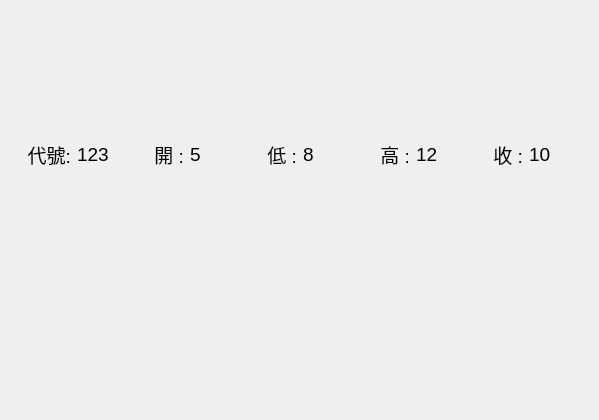
<?xml version="1.0" encoding="UTF-8"?>
<ui version="4.0">
 <class>StageChart</class>
 <widget class="QWidget" name="StageChart">
  <property name="geometry">
   <rect>
    <x>0</x>
    <y>0</y>
    <width>599</width>
    <height>420</height>
   </rect>
  </property>
  <property name="windowTitle">
   <string>Form</string>
  </property>
  <layout class="QGridLayout" name="gridLayout" rowstretch="2,1,10,6" rowminimumheight="2,1,10,6">
   <property name="spacing">
    <number>0</number>
   </property>
   <item row="0" column="0">
    <widget class="LayerTopMenu" name="widget_3" native="true">
     <property name="minimumSize">
      <size>
       <width>0</width>
       <height>120</height>
      </size>
     </property>
     <property name="maximumSize">
      <size>
       <width>16777215</width>
       <height>120</height>
      </size>
     </property>
    </widget>
   </item>
   <item row="3" column="0">
    <widget class="LayerBarDiagram" name="layerBar" native="true"/>
   </item>
   <item row="2" column="0">
    <widget class="LayerStock" name="layerStock" native="true"/>
   </item>
   <item row="1" column="0">
    <widget class="QWidget" name="widget_4" native="true">
     <property name="font">
      <font>
       <pointsize>14</pointsize>
      </font>
     </property>
     <layout class="QHBoxLayout" name="horizontalLayout">
      <item>
       <widget class="QLabel" name="label">
        <property name="text">
         <string>代號:</string>
        </property>
        <property name="alignment">
         <set>Qt::AlignRight|Qt::AlignTrailing|Qt::AlignVCenter</set>
        </property>
       </widget>
      </item>
      <item>
       <widget class="QLabel" name="lbId">
        <property name="text">
         <string>123</string>
        </property>
       </widget>
      </item>
      <item>
       <widget class="QLabel" name="label_2">
        <property name="text">
         <string>開 :</string>
        </property>
        <property name="alignment">
         <set>Qt::AlignRight|Qt::AlignTrailing|Qt::AlignVCenter</set>
        </property>
       </widget>
      </item>
      <item>
       <widget class="QLabel" name="lbOpen">
        <property name="text">
         <string>5</string>
        </property>
       </widget>
      </item>
      <item>
       <widget class="QLabel" name="label_4">
        <property name="text">
         <string>低 :</string>
        </property>
        <property name="alignment">
         <set>Qt::AlignRight|Qt::AlignTrailing|Qt::AlignVCenter</set>
        </property>
       </widget>
      </item>
      <item>
       <widget class="QLabel" name="lbMin">
        <property name="text">
         <string>8</string>
        </property>
       </widget>
      </item>
      <item>
       <widget class="QLabel" name="label_6">
        <property name="text">
         <string>高 :</string>
        </property>
        <property name="alignment">
         <set>Qt::AlignRight|Qt::AlignTrailing|Qt::AlignVCenter</set>
        </property>
       </widget>
      </item>
      <item>
       <widget class="QLabel" name="lbMax">
        <property name="text">
         <string>12</string>
        </property>
       </widget>
      </item>
      <item>
       <widget class="QLabel" name="label_9">
        <property name="text">
         <string>收 :</string>
        </property>
        <property name="alignment">
         <set>Qt::AlignRight|Qt::AlignTrailing|Qt::AlignVCenter</set>
        </property>
       </widget>
      </item>
      <item>
       <widget class="QLabel" name="lbClose">
        <property name="text">
         <string>10</string>
        </property>
       </widget>
      </item>
     </layout>
    </widget>
   </item>
  </layout>
 </widget>
 <customwidgets>
  <customwidget>
   <class>LayerStock</class>
   <extends>QWidget</extends>
   <header>LayerStock.h</header>
   <container>1</container>
  </customwidget>
  <customwidget>
   <class>LayerBarDiagram</class>
   <extends>QWidget</extends>
   <header>LayerBarDiagram.h</header>
   <container>1</container>
  </customwidget>
  <customwidget>
   <class>LayerTopMenu</class>
   <extends>QWidget</extends>
   <header>LayerTopMenu.h</header>
   <container>1</container>
  </customwidget>
 </customwidgets>
 <resources/>
 <connections/>
</ui>
